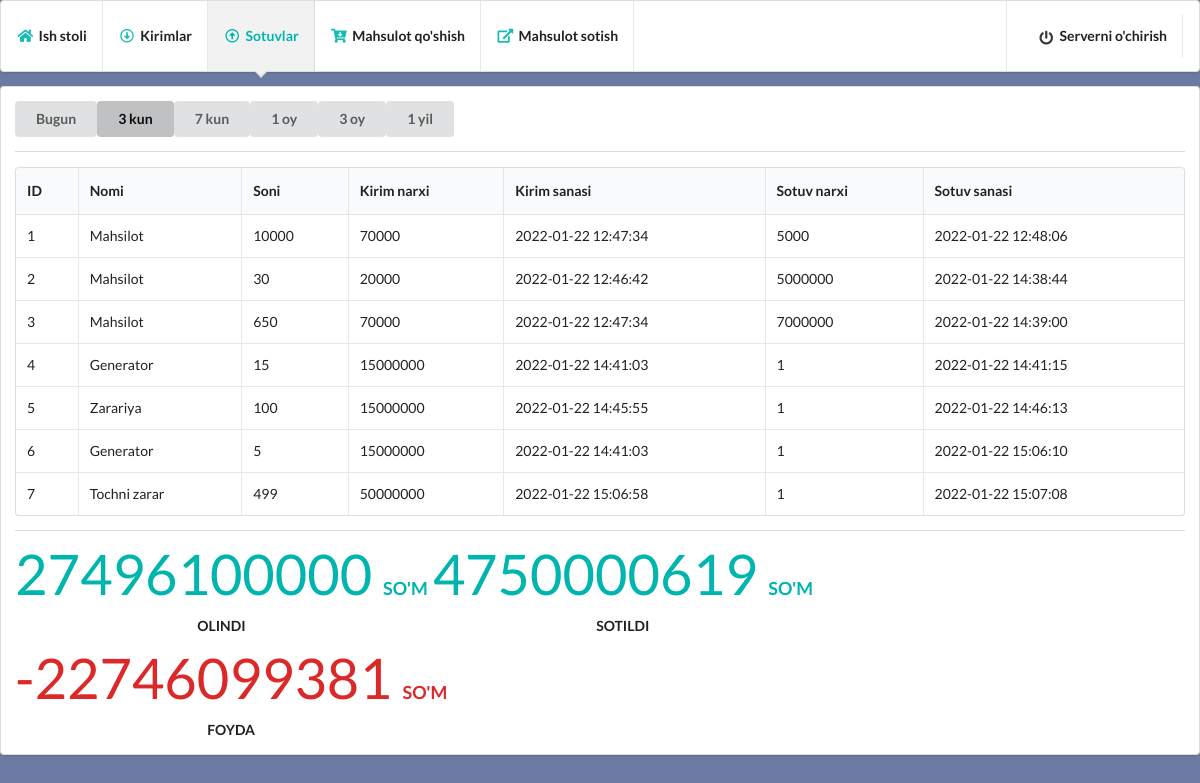
Page /sales/3 on the committed database.
### modules.py (models this page shows, shortened)
class inheritedClassName(db.Model):
    __abstract__ = True
    def format(self):
        return self.__dict__

@dataclass
class Sales(inheritedClassName):
    id: int
    name: String
    count: int
    in_time: DateTime
    in_price: Integer
    out_time: DateTime
    out_price: Integer
    __tablename__ = "sales"
    id = Column(Integer, primary_key=True)
    name = Column(String, nullable=False)
    count = Column(Integer, default=0)
    in_time = Column(DateTime)
    in_price = Column(Integer)
    out_time = Column(DateTime)
    out_price = Column(Integer)

### main.py (the view)
@app.route('/sales/<int:days>')
def sales(days):
    start = date.today() - timedelta(days=days)
    sales_query = Sales.query.filter(Sales.out_time>start).all()
    sales = [sale.format() for sale in sales_query]
    in_total = 0
    out_total = 0
    for item in sales_query:
        in_total += (item.in_price * item.count)
        out_total += (item.out_price * item.count)
    benefit = out_total - in_total
    return render_template('sales.html', days=str(days), sales=sales, in_total=in_total, out_total=out_total, benefit=benefit)

### templates/sales.html (shortened to what this page needs)
<!DOCTYPE html>
<html lang="en">
<head>
    <link rel="stylesheet" href="{{ url_for('static', filename='semantic-ui/semantic.min.css') }}">
</head>
<body style="background-color: #6B7AA1;">
  <div class="ui pointing menu teal">
    <a href="/dashboard" class="item">
        <i class="home icon teal"></i>
        <b>Ish stoli</b>
    </a>
    <a href="/imports/1" class="item">
        <i class="arrow alternate circle down outline icon teal"></i>
        <b>Kirimlar</b>
    </a>
    <a href="/sales/1" class="active item">
        <i class="arrow alternate circle up outline icon teal"></i>
        <b>Sotuvlar</b>
    </a>
    <a href="/add_item" class="item">
        <i class="cart arrow down icon teal"></i>
        <b>Mahsulot qo'shish</b>
    </a>
    <a href="/items" class="item">
        <i class="external alternate icon teal"></i>
        <b>Mahsulot sotish</b>
    </a>
    <div class="right menu">
      <div class="item">
          <a href="/stop" class="item">
              <i class="power off icon"></i>
              <b>Serverni o'chirish</b>
          </a>
      </div>
  </div>
  </div>
  <div class="ui segment">
    <div class="ui buttons">
      <a href="/sales/1"><button class="ui button {% if days == '1' %} {{ 'active' }} {% endif %}">Bugun</button></a>
      <a href="/sales/3"><button class="ui button {% if days == '3' %} {{ 'active' }} {% endif %}">3 kun</button></a>
      <a href="/sales/7"><button class="ui button {% if days == '7' %} {{ 'active' }} {% endif %}">7 kun</button></a>
      <a href="/sales/30"><button class="ui button {% if days == '30' %} {{ 'active' }} {% endif %}">1 oy</button></a>
      <a href="/sales/90"><button class="ui button {% if days == '90' %} {{ 'active' }} {% endif %}">3 oy</button></a>
      <a href="/sales/365"><button class="ui button {% if days == '365' %} {{ 'active' }} {% endif %}">1 yil</button></a>
    </div>
    <div class="ui divider"></div>
    <table class="ui celled table">
      <thead>
        <tr><th>ID</th>
        <th>Nomi</th>
        <th>Soni</th>
        <th>Kirim narxi</th>
        <th>Kirim sanasi</th>
        <th>Sotuv narxi</th>
        <th>Sotuv sanasi</th>
      </tr></thead>
      <tbody>
        {% if sales %}
        {% for sale in sales %}
        <tr>
          <td data-label="id">{{sale.id}}</td>
          <td data-label="name">{{sale.name}}</td>
          <td data-label="count">{{sale.count}}</td>
          <td data-label="in_price">{{sale.in_price}}</td>
          <td data-label="in_time">{{sale.in_time}}</td>
          <td data-label="out_price">{{sale.out_price}}</td>
          <td data-label="out_time">{{sale.out_time}}</td>
        </tr>
        {% endfor %}
        {% endif %}
      </tbody>
    </table>
    <div class="ui divider"></div>
    <div class="ui three statistics">
      <div class="statistic teal">
        <div class="value">
          {{ in_total }} <span style="font-size: large; font-weight: bold;">so'm</span>
        </div>
        <div class="label">
          Olindi
        </div>
      </div>
      <div class="statistic teal">
        <div class="value">
          {{ out_total }} <span style="font-size: large; font-weight: bold;">so'm</span>
        </div>
        <div class="label">
          Sotildi
        </div>
      </div>
      <div class="statistic {% if benefit < 0 %} {{ 'red' }} {% else %} {{ 'green' }} {% endif %}">
        <div class="value">
          {{ benefit }} <span style="font-size: large; font-weight: bold;">so'm</span>
        </div>
        <div class="label">
          Foyda
        </div>
      </div>
    </div>
  </div>
</body>
</html>

### rows in the picture
Sales: id "1", name "Mahsilot", count "10000", in_price "70000", in_time "2022-01-22 12:47:34", out_price "5000", out_time "2022-01-22 12:48:06"
Sales: id "2", name "Mahsilot", count "30", in_price "20000", in_time "2022-01-22 12:46:42", out_price "5000000", out_time "2022-01-22 14:38:44"
Sales: id "3", name "Mahsilot", count "650", in_price "70000", in_time "2022-01-22 12:47:34", out_price "7000000", out_time "2022-01-22 14:39:00"
Sales: id "4", name "Generator", count "15", in_price "15000000", in_time "2022-01-22 14:41:03", out_price "1", out_time "2022-01-22 14:41:15"
Sales: id "5", name "Zarariya", count "100", in_price "15000000", in_time "2022-01-22 14:45:55", out_price "1", out_time "2022-01-22 14:46:13"
Sales: id "6", name "Generator", count "5", in_price "15000000", in_time "2022-01-22 14:41:03", out_price "1", out_time "2022-01-22 15:06:10"
Sales: id "7", name "Tochni zarar", count "499", in_price "50000000", in_time "2022-01-22 15:06:58", out_price "1", out_time "2022-01-22 15:07:08"

### other values in the picture
{{ in_total }} "27496100000"
{{ out_total }} "4750000619"
{{ benefit }} "-22746099381"
